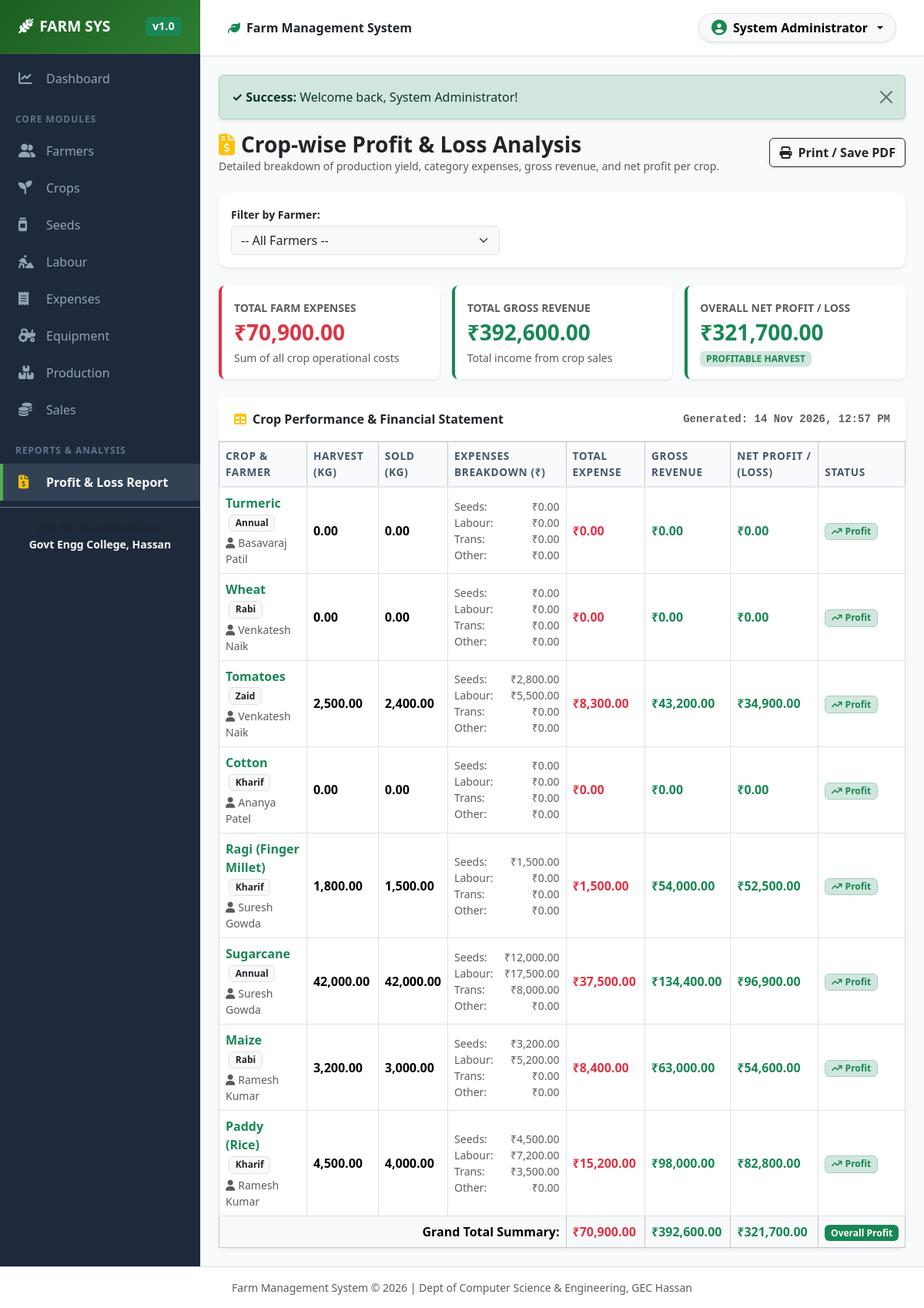
The app's page /reports/profit_loss.php (signed in) with its own data.
### tables this page shows
CREATE TABLE IF NOT EXISTS `crop` (
  `crop_id` INT AUTO_INCREMENT PRIMARY KEY,
  `farmer_id` INT NOT NULL,
  `crop_name` VARCHAR(100) NOT NULL,
  `season` VARCHAR(30) NOT NULL,
  `planting_date` DATE NOT NULL,
  `harvest_date` DATE DEFAULT NULL,
  `created_at` TIMESTAMP DEFAULT CURRENT_TIMESTAMP,
  FOREIGN KEY (`farmer_id`) REFERENCES `farmer`(`farmer_id`) ON DELETE CASCADE
);

CREATE TABLE IF NOT EXISTS `farmer` (
  `farmer_id` INT AUTO_INCREMENT PRIMARY KEY,
  `name` VARCHAR(100) NOT NULL,
  `phone` VARCHAR(15) NOT NULL,
  `address` TEXT,
  `created_at` TIMESTAMP DEFAULT CURRENT_TIMESTAMP
);

### reports/profit_loss.php (the view, shortened to what this page needs)
<?php
require_once __DIR__ . '/../includes/header.php';
$query = "
    SELECT c.crop_id, c.crop_name, c.season, c.planting_date, f.name as farmer_name, f.phone as farmer_phone,
           COALESCE(p.tot_produced, 0) as total_produced_kg,
           COALESCE(s.tot_sold, 0) as total_sold_kg,
           COALESCE(s.gross_sales, 0) as total_revenue,
           COALESCE(e.tot_expenses, 0) as total_expenses,
           COALESCE(e.seed_exp, 0) as seed_expenses,
           COALESCE(e.labour_exp, 0) as labour_expenses,
           COALESCE(e.trans_exp, 0) as trans_expenses,
           COALESCE(e.other_exp, 0) as other_expenses
    FROM crop c
    JOIN farmer f ON c.farmer_id = f.farmer_id
    LEFT JOIN (
        SELECT crop_id, SUM(quantity_kg) as tot_produced
        FROM production GROUP BY crop_id
    ) p ON c.crop_id = p.crop_id
    LEFT JOIN (
        SELECT crop_id, SUM(quantity_kg) as tot_sold, SUM(quantity_kg * price_per_kg) as gross_sales
        FROM sales GROUP BY crop_id
    ) s ON c.crop_id = s.crop_id
    LEFT JOIN (
        SELECT crop_id,
               SUM(amount) as tot_expenses,
               SUM(CASE WHEN category = 'Seeds' THEN amount ELSE 0 END) as seed_exp,
               SUM(CASE WHEN category = 'Labour' THEN amount ELSE 0 END) as labour_exp,
               SUM(CASE WHEN category = 'Transportation' THEN amount ELSE 0 END) as trans_exp,
               SUM(CASE WHEN category = 'Other' THEN amount ELSE 0 END) as other_exp
        FROM expense GROUP BY crop_id
    ) e ON c.crop_id = e.crop_id
";
$query .= " ORDER BY c.crop_id DESC";
$report_data = $pdo->query($query)->fetchAll();
$grand_expenses = array_sum(array_column($report_data, 'total_expenses'));
$grand_revenue = array_sum(array_column($report_data, 'total_revenue'));
$grand_net_profit = $grand_revenue - $grand_expenses;
?>
<div class="d-flex justify-content-between align-items-center mb-4 d-print-none">
    <div>
        <h3 class="fw-bold text-dark mb-0"><i class="fa-solid fa-file-invoice-dollar text-warning me-2"></i>Crop-wise Profit & Loss Analysis</h3>
        <p class="text-muted small mb-0">Detailed breakdown of production yield, category expenses, gross revenue, and net profit per crop.</p>
    </div>
    <div class="d-flex gap-2">
        <button onclick="window.print()" class="btn btn-outline-dark fw-semibold shadow-sm">
            <i class="fa-solid fa-print me-1"></i> Print / Save PDF
        </button>
    </div>
</div>
<div class="card shadow-sm border-0 mb-4 d-print-none">
    <div class="card-body py-3">
        <form method="GET" action="profit_loss.php" class="row g-3 align-items-center">
            <div class="col-md-5">
                <label class="form-label fw-semibold small mb-1">Filter by Farmer:</label>
                <select name="farmer_id" class="form-select bg-light" onchange="this.form.submit()">
                    <option value="0">-- All Farmers --</option>
                </select>
            </div>
        </form>
    </div>
</div>
<div class="row g-3 mb-4">
    <div class="col-md-4">
        <div class="p-3 bg-white rounded-3 shadow-sm border-start border-4 border-danger">
            <span class="text-muted small fw-semibold text-uppercase">Total Farm Expenses</span>
            <h3 class="fw-bold text-danger my-1"><?= format_currency($grand_expenses) ?></h3>
            <span class="text-muted small">Sum of all crop operational costs</span>
        </div>
    </div>
    <div class="col-md-4">
        <div class="p-3 bg-white rounded-3 shadow-sm border-start border-4 border-success">
            <span class="text-muted small fw-semibold text-uppercase">Total Gross Revenue</span>
            <h3 class="fw-bold text-success my-1"><?= format_currency($grand_revenue) ?></h3>
            <span class="text-muted small">Total income from crop sales</span>
        </div>
    </div>
    <div class="col-md-4">
        <div class="p-3 bg-white rounded-3 shadow-sm border-start border-4 <?= ($grand_net_profit >= 0) ? 'border-success' : 'border-danger' ?>">
            <span class="text-muted small fw-semibold text-uppercase">Overall Net Profit / Loss</span>
            <h3 class="fw-bold my-1 <?= ($grand_net_profit >= 0) ? 'text-success' : 'text-danger' ?>">
                <?= format_currency($grand_net_profit) ?>
            </h3>
            <span class="badge <?= ($grand_net_profit >= 0) ? 'bg-success-subtle text-success' : 'bg-danger-subtle text-danger' ?> fw-semibold">
                <?= ($grand_net_profit >= 0) ? 'PROFITABLE HARVEST' : 'NET LOSS INURRED' ?>
            </span>
        </div>
    </div>
</div>
<div class="card shadow-sm border-0">
    <div class="card-header bg-white py-3 fw-bold text-dark d-flex justify-content-between align-items-center">
        <span><i class="fa-solid fa-table me-2 text-warning"></i>Crop Performance & Financial Statement</span>
        <span class="small text-muted font-monospace">Generated: <?= date('d M Y, h:i A') ?></span>
    </div>
    <div class="card-body p-0">
        <div class="table-responsive">
            <table class="table table-bordered table-hover align-middle mb-0">
                <thead class="table-light text-uppercase small">
                    <tr>
                        <th>Crop & Farmer</th>
                        <th>Harvest (kg)</th>
                        <th>Sold (kg)</th>
                        <th>Expenses Breakdown (₹)</th>
                        <th>Total Expense</th>
                        <th>Gross Revenue</th>
                        <th>Net Profit / (Loss)</th>
                        <th>Status</th>
                    </tr>
                </thead>
                <tbody>
                    <?php if (empty($report_data)): ?>
                        <tr><td colspan="8" class="text-center py-4 text-muted">No financial records found.</td></tr>
                    <?php else: ?>
                        <?php foreach ($report_data as $row):
                            $net = $row['total_revenue'] - $row['total_expenses'];
                        ?>
                            <tr>
                                <td>
                                    <strong class="text-success fs-6"><?= htmlspecialchars($row['crop_name']) ?></strong>
                                    <span class="badge bg-light text-dark border ms-1"><?= htmlspecialchars($row['season']) ?></span>
                                    <div class="small text-muted mt-1">
                                        <i class="fa-solid fa-user me-1"></i><?= htmlspecialchars($row['farmer_name']) ?>
                                    </div>
                                </td>
                                <td class="fw-semibold"><?= number_format($row['total_produced_kg'], 2) ?></td>
                                <td class="fw-semibold"><?= number_format($row['total_sold_kg'], 2) ?></td>
                                <td class="small text-muted">
                                    <div class="d-flex justify-content-between gap-2"><span>Seeds:</span><span><?= format_currency($row['seed_expenses']) ?></span></div>
                                    <div class="d-flex justify-content-between gap-2"><span>Labour:</span><span><?= format_currency($row['labour_expenses']) ?></span></div>
                                    <div class="d-flex justify-content-between gap-2"><span>Trans:</span><span><?= format_currency($row['trans_expenses']) ?></span></div>
                                    <div class="d-flex justify-content-between gap-2"><span>Other:</span><span><?= format_currency($row['other_expenses']) ?></span></div>
                                </td>
                                <td class="fw-bold text-danger"><?= format_currency($row['total_expenses']) ?></td>
                                <td class="fw-bold text-success"><?= format_currency($row['total_revenue']) ?></td>
                                <td class="fw-bold fs-6 <?= ($net >= 0) ? 'text-success' : 'text-danger' ?>">
                                    <?= format_currency($net) ?>
                                </td>
                                <td>
                                    <?php if ($net >= 0): ?>
                                        <span class="badge bg-success-subtle text-success border border-success-subtle fw-semibold"><i class="fa-solid fa-arrow-trend-up me-1"></i>Profit</span>
                                    <?php else: ?>
                                        <span class="badge bg-danger-subtle text-danger border border-danger-subtle fw-semibold"><i class="fa-solid fa-arrow-trend-down me-1"></i>Loss</span>
                                    <?php endif; ?>
                                </td>
                            </tr>
                        <?php endforeach; ?>
                    <?php endif; ?>
                </tbody>
                <tfoot class="table-light fw-bold">
                    <tr>
                        <td colspan="4" class="text-end">Grand Total Summary:</td>
                        <td class="text-danger"><?= format_currency($grand_expenses) ?></td>
                        <td class="text-success"><?= format_currency($grand_revenue) ?></td>
                        <td class="<?= ($grand_net_profit >= 0) ? 'text-success' : 'text-danger' ?>"><?= format_currency($grand_net_profit) ?></td>
                        <td>
                            <span class="badge <?= ($grand_net_profit >= 0) ? 'bg-success' : 'bg-danger' ?>">
                                <?= ($grand_net_profit >= 0) ? 'Overall Profit' : 'Overall Loss' ?>
                            </span>
                        </td>
                    </tr>
                </tfoot>
            </table>
        </div>
    </div>
</div>
<?php require_once __DIR__ . '/../includes/footer.php'; ?>

### assets/css/style.css (style rules this page uses)
:root { --primary-color: #2e7d32; --primary-dark: #1b5e20; --primary-light: #e8f5e9; --accent-color: #4caf50; --sidebar-bg: #1e293b; --sidebar-hover: #334155; --sidebar-text: #94a3b8; --bg-light: #f8fafc; --card-shadow: 0 4px 6px -1px rgba(0, 0, 0, 0.05), 0 2px 4px -1px rgba(0, 0, 0, 0.03); --hover-shadow: 0 10px 15px -3px rgba(0, 0, 0, 0.08), 0 4px 6px -2px rgba(0, 0, 0, 0.04); }
body { font-family: 'Segoe UI', system-ui, -apple-system, sans-serif; background-color: var(--bg-light); color: #334155; min-height: 100vh; }
.card { border: none; border-radius: 12px; box-shadow: var(--card-shadow); }
.card-header { background-color: #ffffff; border-bottom: 1px solid #e2e8f0; font-weight: 600; padding: 1rem 1.25rem; }
.table { vertical-align: middle; }
.table thead th { background-color: #f8fafc; color: #475569; font-weight: 600; font-size: 0.85rem; text-transform: uppercase; letter-spacing: 0.05em; border-bottom: 2px solid #e2e8f0; }

### records on screen
crop: crop_name "Turmeric", season "Annual", farmer.name "Basavaraj Patil", total_produced_kg "0.00", total_sold_kg "0.00", seed_expenses "₹0.00", labour_expenses "₹0.00", trans_expenses "₹0.00", other_expenses "₹0.00", total_expenses "₹0.00", total_revenue "₹0.00", net "₹0.00"
crop: crop_name "Wheat", season "Rabi", farmer.name "Venkatesh Naik", total_produced_kg "0.00", total_sold_kg "0.00", seed_expenses "₹0.00", labour_expenses "₹0.00", trans_expenses "₹0.00", other_expenses "₹0.00", total_expenses "₹0.00", total_revenue "₹0.00", net "₹0.00"
crop: crop_name "Tomatoes", season "Zaid", farmer.name "Venkatesh Naik", total_produced_kg "2,500.00", total_sold_kg "2,400.00", seed_expenses "₹2,800.00", labour_expenses "₹5,500.00", trans_expenses "₹0.00", other_expenses "₹0.00", total_expenses "₹8,300.00", total_revenue "₹43,200.00", net "₹34,900.00"
crop: crop_name "Cotton", season "Kharif", farmer.name "Ananya Patel", total_produced_kg "0.00", total_sold_kg "0.00", seed_expenses "₹0.00", labour_expenses "₹0.00", trans_expenses "₹0.00", other_expenses "₹0.00", total_expenses "₹0.00", total_revenue "₹0.00", net "₹0.00"
crop: crop_name "Ragi (Finger Millet)", season "Kharif", farmer.name "Suresh Gowda", total_produced_kg "1,800.00", total_sold_kg "1,500.00", seed_expenses "₹1,500.00", labour_expenses "₹0.00", trans_expenses "₹0.00", other_expenses "₹0.00", total_expenses "₹1,500.00", total_revenue "₹54,000.00", net "₹52,500.00"
crop: crop_name "Sugarcane", season "Annual", farmer.name "Suresh Gowda", total_produced_kg "42,000.00", total_sold_kg "42,000.00", seed_expenses "₹12,000.00", labour_expenses "₹17,500.00", trans_expenses "₹8,000.00", other_expenses "₹0.00", total_expenses "₹37,500.00", total_revenue "₹134,400.00", net "₹96,900.00"
crop: crop_name "Maize", season "Rabi", farmer.name "Ramesh Kumar", total_produced_kg "3,200.00", total_sold_kg "3,000.00", seed_expenses "₹3,200.00", labour_expenses "₹5,200.00", trans_expenses "₹0.00", other_expenses "₹0.00", total_expenses "₹8,400.00", total_revenue "₹63,000.00", net "₹54,600.00"
crop: crop_name "Paddy (Rice)", season "Kharif", farmer.name "Ramesh Kumar", total_produced_kg "4,500.00", total_sold_kg "4,000.00", seed_expenses "₹4,500.00", labour_expenses "₹7,200.00", trans_expenses "₹3,500.00", other_expenses "₹0.00", total_expenses "₹15,200.00", total_revenue "₹98,000.00", net "₹82,800.00"

### other values on screen
$_SESSION['full_name'] "System Administrator"
$flash['message'] "Welcome back, System Administrator!"
format_currency($grand_expenses) "₹70,900.00"
format_currency($grand_revenue) "₹392,600.00"
format_currency($grand_net_profit) "₹321,700.00"
